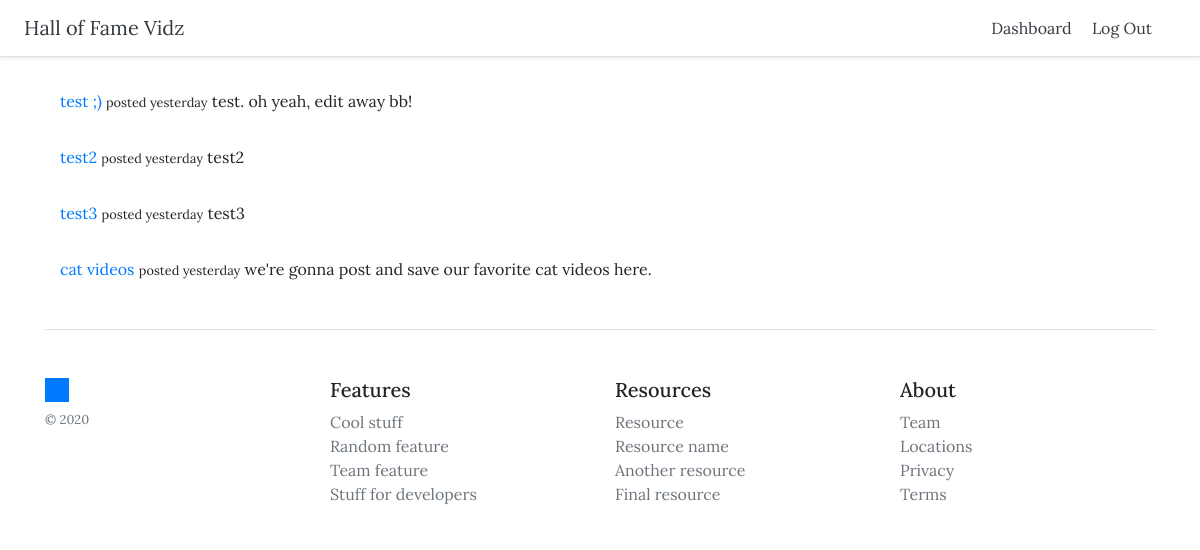
The page /dashboard (signed in) on the database as committed earlier.
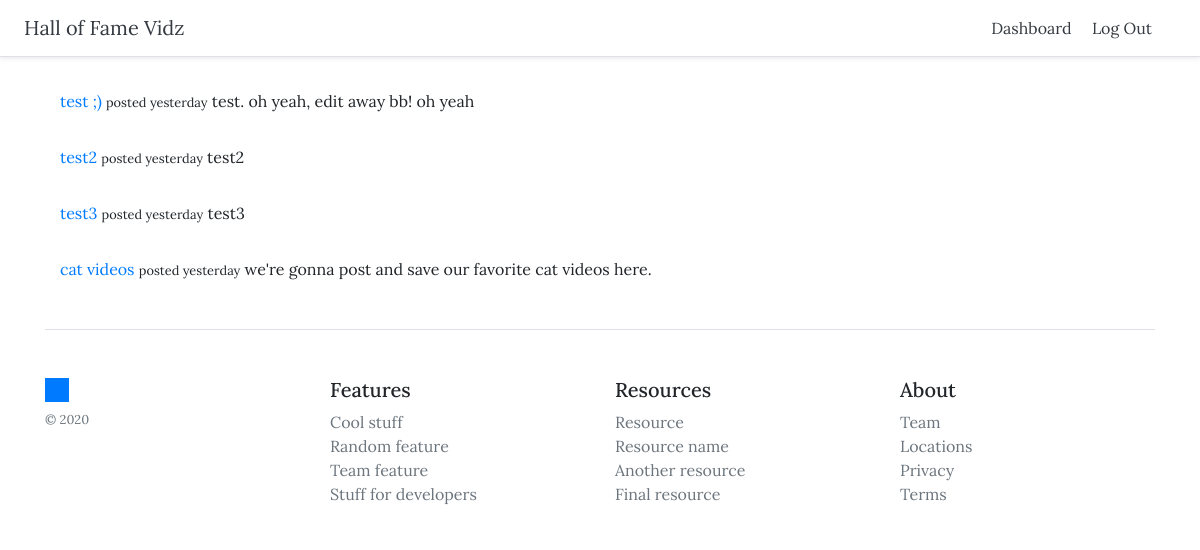
The same page on the database as committed later.
### themes/models.py (models this page shows, shortened)
class Theme(models.Model):
    title = models.CharField(max_length=255)
    created_at = models.DateTimeField(auto_now_add=True)
    updated_at = models.DateTimeField(auto_now=True)
    description = models.TextField()
    user = models.ForeignKey(User, on_delete=models.CASCADE)
    def ago(self):
        now = timezone.now()
        time_diff = now - self.created_at
        if time_diff.days == 0 and time_diff.seconds >= 0 and time_diff.seconds < 60:
            seconds= time_diff.seconds
            if seconds == 1:
                return str(seconds) +  "second ago"
            else:
                return str(seconds) + " seconds ago"
        if time_diff.days == 0 and time_diff.seconds >= 60 and time_diff.seconds < 3600:
            minutes= math.floor(time_diff.seconds/60)
            if minutes == 1:
                return str(minutes) + " minute ago"
            else:
                return str(minutes) + " minutes ago"
        if time_diff.days == 0:
            hours = math.floor(time_diff.seconds/3600)
            if hours <= 1:
                return "posted less than an hour ago"
            else:
                return f"posted {str(hours)} hours ago"
        if time_diff.days >= 1 and time_diff.days < 30:
            d = time_diff.days
            if time_diff.days == 1:
                return "posted yesterday"
            else:
                return f"posted {str(d)} days ago"

### themes/views.py (the view)
# urls.py: path('dashboard', views.dashboard, name='dashboard'),
@login_required
def dashboard(request):
    current_user = request.user
    themes = Theme.objects.filter(user=current_user.id)
    context = {'themes': themes}
    return render(request, 'themes/dashboard.html', context)

### themes/templates/themes/dashboard.html
{% extends 'themes/base.html' %}
{% block content %}
{% if user.is_authenticated %}
{% for theme in themes %}
    <div class="container">
        <a href="{% url 'detail_theme' theme.id %}">{{ theme.title }}</a>
        <small>{{ theme.ago }}</small>
        {{ theme.description }}
    </div>
{% endfor %}
{% else %}
<h3>Please <a href="{% url 'login' %}">log in</a> first!</h3>
{% endif %}
{% endblock %}

Rows that differ between the two databases and show on the page:
changed Theme "test ;)": description "test. oh yeah, edit away bb!" → "test. oh yeah, edit away bb! oh yeah"
